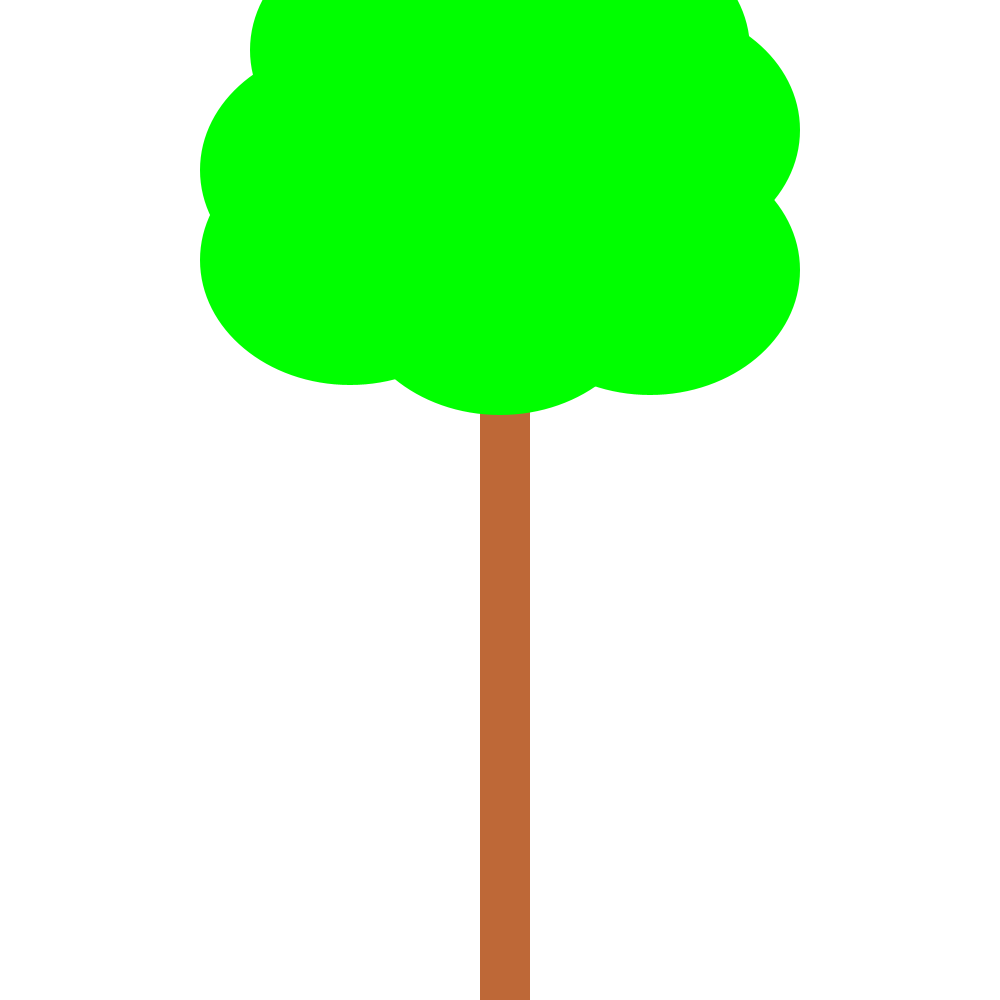
Frame 1 (no input)
Frame 60 (the mouse pressed at the canvas centre just before this capture): identical to frame 1, image omitted
Frame 120 (the mouse held since frame 60 and released just before this capture): identical to frame 1, image omitted

The Processing sketch that drew this single still picture (run headless with seeded random() and noise(); from frame 60 on, the mouse is pressed at the canvas centre):

// Processing sketch: Opdracht_9_9
// ── Opdracht_9_9.pde
void setup(){
size(1000,1000);
}

void draw(){
noStroke();
background(255,255,255);
  stam (480,100,50,900);
  bladeren1 (400,50,300,250);
  bladeren2 (600,50,300,250);
  bladeren3 (650,130,300,250);
  bladeren4 (500,180,300,250);
  bladeren5 (350,170,300,250);
  bladeren6 (350,260,300,250);
  bladeren7 (650,270,300,250);
  bladeren8 (500,290,300,250);
}

void stam (int a, int b, int c, int d){
// stam
  fill(190,104,55);
  rect(a,b,c,d);
}
void bladeren1 (int a, int b, int c, int d){
// bladeren 1
  fill(0,255,0);
  ellipse(a,b,c,d);
}
void bladeren2 (int a, int b, int c, int d){
// bladeren 1
  fill(0,255,0);
  ellipse(a,b,c,d);
}
void bladeren3 (int a, int b, int c, int d){
// bladeren 1
  fill(0,255,0);
  ellipse(a,b,c,d);
}
void bladeren4 (int a, int b, int c, int d){
// bladeren 1
  fill(0,255,0);
  ellipse(a,b,c,d);
}
void bladeren5 (int a, int b, int c, int d){
// bladeren 1
  fill(0,255,0);
  ellipse(a,b,c,d);
}
void bladeren6 (int a, int b, int c, int d){
// bladeren 1
  fill(0,255,0);
  ellipse(a,b,c,d);
}
void bladeren7 (int a, int b, int c, int d){
// bladeren 1
  fill(0,255,0);
  ellipse(a,b,c,d);
}
void bladeren8 (int a, int b, int c, int d){
// bladeren 1
  fill(0,255,0);
  ellipse(a,b,c,d);
}
